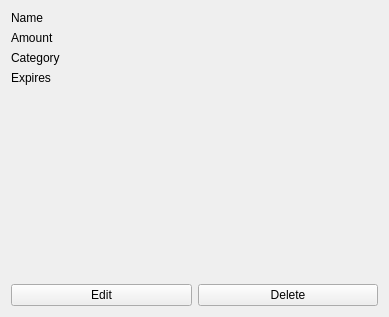
<?xml version="1.0" encoding="UTF-8"?>
<ui version="4.0">
 <class>IncomeViewSubPage</class>
 <widget class="QWidget" name="IncomeViewSubPage">
  <property name="geometry">
   <rect>
    <x>0</x>
    <y>0</y>
    <width>389</width>
    <height>317</height>
   </rect>
  </property>
  <property name="windowTitle">
   <string>Form</string>
  </property>
  <layout class="QGridLayout" name="gridLayout" columnstretch="0">
   <item row="3" column="0">
    <layout class="QHBoxLayout" name="horizontalLayout_3">
     <item>
      <widget class="QPushButton" name="EditButton">
       <property name="text">
        <string>Edit</string>
       </property>
      </widget>
     </item>
     <item>
      <widget class="QPushButton" name="DeleteButton">
       <property name="text">
        <string>Delete</string>
       </property>
      </widget>
     </item>
    </layout>
   </item>
   <item row="2" column="0">
    <spacer name="verticalSpacer">
     <property name="orientation">
      <enum>Qt::Vertical</enum>
     </property>
     <property name="sizeHint" stdset="0">
      <size>
       <width>20</width>
       <height>40</height>
      </size>
     </property>
    </spacer>
   </item>
   <item row="1" column="0">
    <layout class="QFormLayout" name="formLayout">
     <item row="0" column="0">
      <widget class="QLabel" name="NameLabel">
       <property name="text">
        <string>Name</string>
       </property>
      </widget>
     </item>
     <item row="0" column="1">
      <widget class="QLabel" name="Name">
       <property name="text">
        <string/>
       </property>
      </widget>
     </item>
     <item row="1" column="0">
      <widget class="QLabel" name="Amount">
       <property name="text">
        <string>Amount</string>
       </property>
      </widget>
     </item>
     <item row="1" column="1">
      <widget class="QLabel" name="AmountLabel">
       <property name="text">
        <string/>
       </property>
      </widget>
     </item>
     <item row="2" column="0">
      <widget class="QLabel" name="Category">
       <property name="text">
        <string>Category</string>
       </property>
      </widget>
     </item>
     <item row="2" column="1">
      <widget class="QLabel" name="CategoryLabel">
       <property name="text">
        <string/>
       </property>
      </widget>
     </item>
     <item row="3" column="0">
      <widget class="QLabel" name="Expires">
       <property name="text">
        <string>Expires</string>
       </property>
      </widget>
     </item>
     <item row="3" column="1">
      <widget class="QLabel" name="ExpiresLabel">
       <property name="text">
        <string/>
       </property>
      </widget>
     </item>
    </layout>
   </item>
  </layout>
 </widget>
 <resources/>
 <connections/>
</ui>
